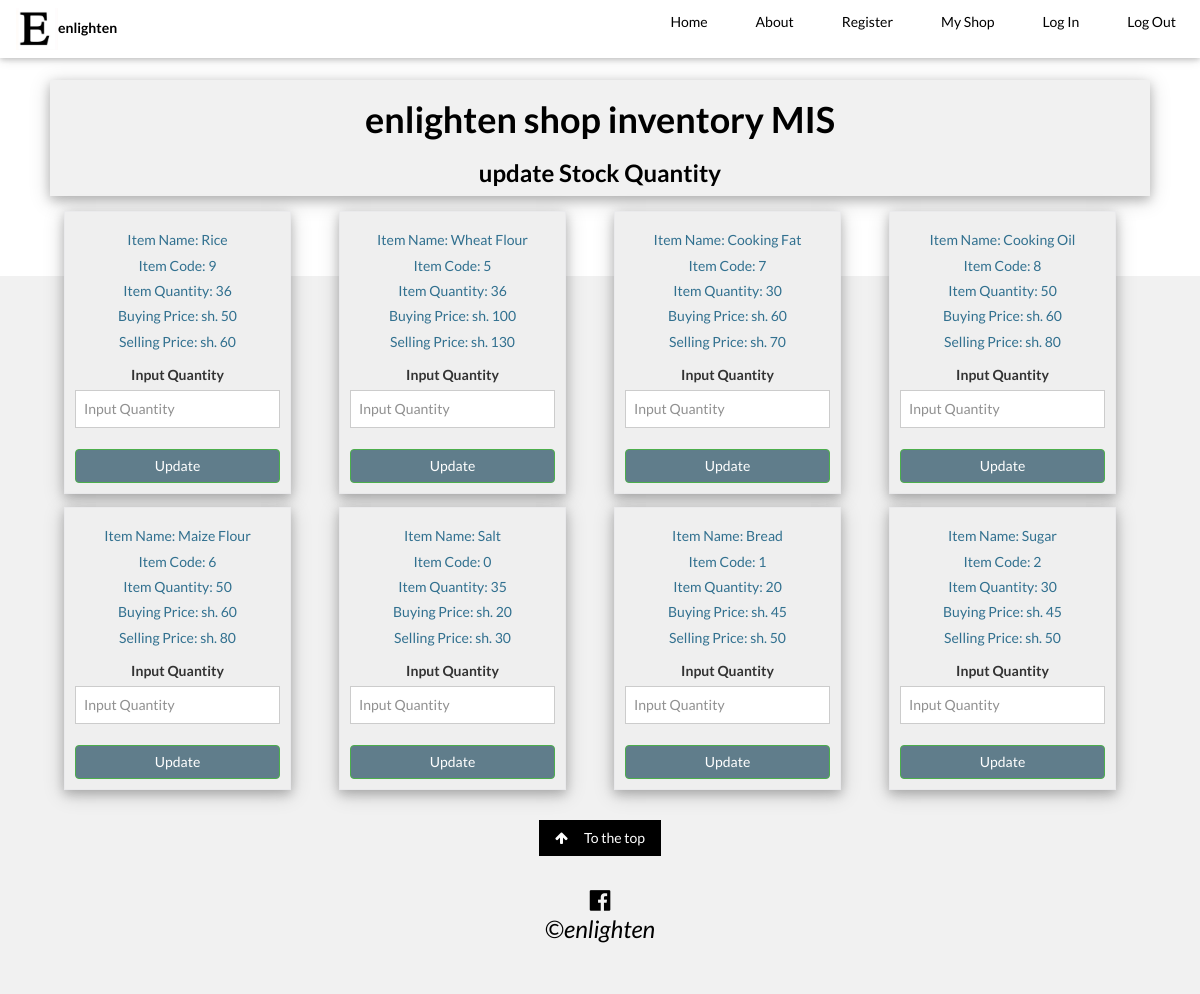
/update.php, run on the app's committed database.
### tables this page shows
CREATE TABLE `stock` (
  `id` int(20) NOT NULL,
  `description` varchar(50) NOT NULL,
  `code` int(50) NOT NULL,
  `quantity` int(50) NOT NULL,
  `b_price` int(20) NOT NULL,
  `s_price` int(20) NOT NULL,
  `time stamp` timestamp(6) NOT NULL DEFAULT CURRENT_TIMESTAMP
);

### update.php (the view, shortened to what this page needs)
<html lang="en">
<head>
    <link rel="stylesheet" href="https://cdnjs.cloudflare.com/ajax/libs/font-awesome/4.7.0/css/font-awesome.min.css">
    <link rel="stylesheet" type="text/css" href="font-awesome.min.css">
    <link rel="stylesheet" type="text/css" href="w3.css">
    <link rel="stylesheet" type="text/css" href="bootstrap.css">
</head>
<body >
<div class="w3-top">
    <div class="w3-bar w3-white w3-card ">
        <div class="w3-bar-item w3-left"> <img src="images/elogo.png" style="width:42px;height:42px;border:0;"><strong>enlighten</strong></div>
        <a href="logout.php" class="w3-bar-item w3-button w3-padding-large w3-hide-small w3-right">Log Out</a>
        <a href="#login" class="w3-bar-item w3-button w3-padding-large w3-hide-small w3-right">Log In</a>
        <a href="shop.php" class="w3-bar-item w3-button w3-padding-large w3-hide-small w3-right">My Shop</a>
        <a href="#register" class="w3-bar-item w3-button w3-padding-large w3-hide-small w3-right">Register</a>
        <a href="#about" class="w3-bar-item w3-button w3-padding-large w3-hide-small w3-right">About</a>
        <a href="index.html" class="w3-bar-item w3-button w3-padding-large w3-hide-small w3-right">Home</a>
    </div>
</div>
<div class="w3-content" style="max-width:1100px;margin-top:80px;margin-bottom:80px">
    <div class="w3-panel w3-center w3-light-gray w3-card-4">
            <h1><b>enlighten shop inventory MIS</b></h1>
            <h3><p><b>update Stock Quantity</b></p></h3>
        </div>
<?php
$con=mysqli_connect("localhost","root","","enlighten");
$query = "SELECT * FROM stock ORDER BY id ASC";
$result = mysqli_query($con,$query);
if(mysqli_num_rows($result) > 0) {
    while ($row = mysqli_fetch_array($result)) {
        ?>
        <div class="col-md-3">
            <form method="post" action="updatestock.php">
                <div class="product w3-card-4">
                    <h5 class="text-info"><?php echo 'Item Name: '; echo $row["description"]; ?></h5>
                    <h5 class="text-info"><?php echo 'Item Code: '; echo $row["code"]; ?></h5>
                    <h5 class="text-info"><?php echo 'Item Quantity: '; echo $row["quantity"]; ?></h5>
                    <h5  class="text-info"><?php echo 'Buying Price: sh. '; echo  $row["b_price"]; ?></h5>
                    <h5  class="text-info"><?php echo 'Selling Price: sh. '; echo $row["s_price"]; ?></h5>
                    <div class="w3-section">
                        <label>Input Quantity</label>
                        <input class="w3-input w3-border w3-hover-border-black" style="width:100%;" type="number" placeholder="Input Quantity" name="quantity_u">
                    </div>
                    <input type="submit" style="margin-top: 5px" class="btn btn-success w3-button w3-block w3-blue-grey" value="Update">
                </div>
            </form>
        </div>
        <?php
    }
}
?>
</div>
<footer class="w3-container w3-padding-32 w3-light-grey w3-center">
    <a href="#" class="w3-button w3-black w3-margin"><i class="fa fa-arrow-up w3-margin-right"></i>To the top</a>
    <div class="w3-xlarge w3-section">
        <i class="fa fa-facebook-official w3-hover-opacity"></i>
        <P>&#169;<i>enlighten</i></P>
    </div>
</footer>

### w3.css (style rules this page uses)
html { box-sizing:border-box }
*,*:before,*:after { box-sizing:inherit }
html { -ms-text-size-adjust:100%;-webkit-text-size-adjust:100% }
body { margin:0 }
article,aside,details,figcaption,figure,footer,header,main,menu,nav,section,summary { display:block }
a { background-color:transparent;-webkit-text-decoration-skip:objects }
img { border-style:none }
button,input,select,textarea { font:inherit;margin:0 }
button,input { overflow:visible }
button,html [type=button],[type=reset],[type=submit] { -webkit-appearance:button }
html,body { font-family:Verdana,sans-serif;font-size:15px;line-height:1.5 }
html { overflow-x:hidden }
h1 { font-size:36px }
h3 { font-size:24px }
h5 { font-size:18px }
h1,h2,h3,h4,h5,h6 { font-family:"Segoe UI",Arial,sans-serif;font-weight:400;margin:10px 0 }
img { vertical-align:middle }
a { color:inherit }
.w3-btn,.w3-button { border:none;display:inline-block;padding:8px 16px;vertical-align:middle;overflow:hidden;text-decoration:none;color:inherit;background-color:inherit;text-align:center;cursor:pointer;white-space:nowrap }
.w3-btn,.w3-button { -webkit-touch-callout:none;-webkit-user-select:none;-khtml-user-select:none;-moz-user-select:none;-ms-user-select:none;user-select:none }
.w3-input { padding:8px;display:block;border:none;border-bottom:1px solid #ccc;width:100% }
.w3-bar { width:100%;overflow:hidden }
.w3-bar .w3-bar-item { padding:8px 16px;float:left;width:auto;border:none;display:block;outline:0 }
.w3-bar .w3-button { white-space:normal }
.w3-block { display:block;width:100% }
.w3-container:after,.w3-container:before,.w3-panel:after,.w3-panel:before,.w3-row:after,.w3-row:before,.w3-row-padding:after,.w3-row-padding:before, .w3-cell-row:before,.w3-cell-row:after,.w3-clear:after,.w3-clear:before,.w3-bar:before,.w3-bar:after { content:"";display:table;clear:both }
.w3-content,.w3-auto { margin-left:auto;margin-right:auto }
.w3-content { max-width:980px }
.w3-top,.w3-bottom { position:fixed;width:100%;z-index:1 }
.w3-top { top:0 }
.w3-container,.w3-panel { padding:0.01em 16px }
.w3-panel { margin-top:16px;margin-bottom:16px }
.w3-card,.w3-card-2 { box-shadow:0 2px 5px 0 rgba(0,0,0,0.16),0 2px 10px 0 rgba(0,0,0,0.12) }
.w3-card-4,.w3-hover-shadow:hover { box-shadow:0 4px 10px 0 rgba(0,0,0,0.2),0 4px 20px 0 rgba(0,0,0,0.19) }
.w3-xlarge { font-size:24px!important }
.w3-center { text-align:center!important }
.w3-border { border:1px solid #ccc!important }
.w3-section,.w3-code { margin-top:16px!important;margin-bottom:16px!important }
.w3-margin { margin:16px!important }
.w3-margin-right { margin-right:16px!important }
.w3-padding-large { padding:12px 24px!important }
.w3-padding-32 { padding-top:32px!important;padding-bottom:32px!important }
.w3-left { float:left!important }
.w3-right { float:right!important }
.w3-blue-grey,.w3-hover-blue-grey:hover,.w3-blue-gray,.w3-hover-blue-gray:hover { color:#fff!important;background-color:#607d8b!important }
.w3-white,.w3-hover-white:hover { color:#000!important;background-color:#fff!important }
.w3-black,.w3-hover-black:hover { color:#fff!important;background-color:#000!important }
.w3-light-grey,.w3-hover-light-grey:hover,.w3-light-gray,.w3-hover-light-gray:hover { color:#000!important;background-color:#f1f1f1!important }

### update.php (style rules this page uses)
html,body,h1,h2,h3,h4 { font-family:"Lato", sans-serif }
.w3-tag, .fa { cursor:pointer }
.product { border: 1px solid #eaeaec; margin: -1px 19px 3px -1px; padding: 10px; text-align: center; background-color: #efefef; }

### data on the page
stock: description "Rice", code "9", quantity "36", b_price "50", s_price "60"
stock: description "Wheat Flour", code "5", quantity "36", b_price "100", s_price "130"
stock: description "Cooking Fat", code "7", quantity "30", b_price "60", s_price "70"
stock: description "Cooking Oil", code "8", quantity "50", b_price "60", s_price "80"
stock: description "Maize Flour", code "6", quantity "50", b_price "60", s_price "80"
stock: description "Salt", code "0", quantity "35", b_price "20", s_price "30"
stock: description "Bread", code "1", quantity "20", b_price "45", s_price "50"
stock: description "Sugar", code "2", quantity "30", b_price "45", s_price "50"
